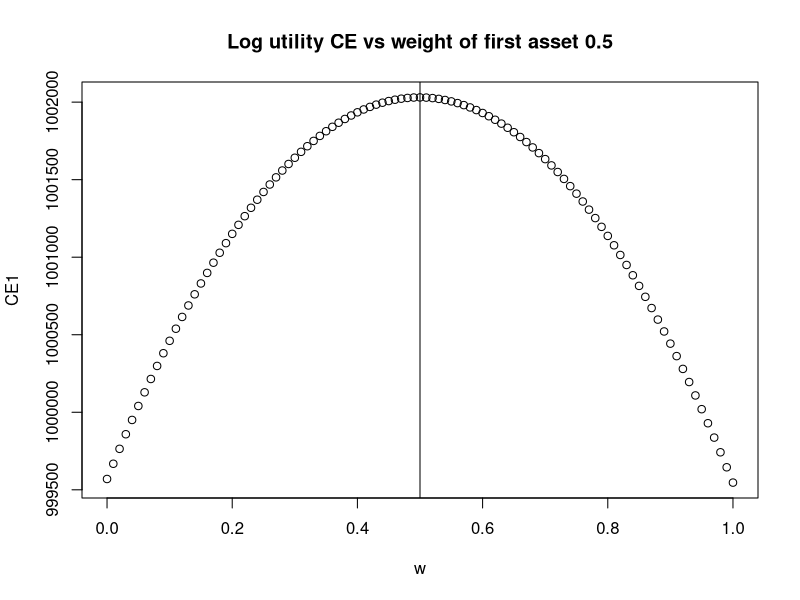
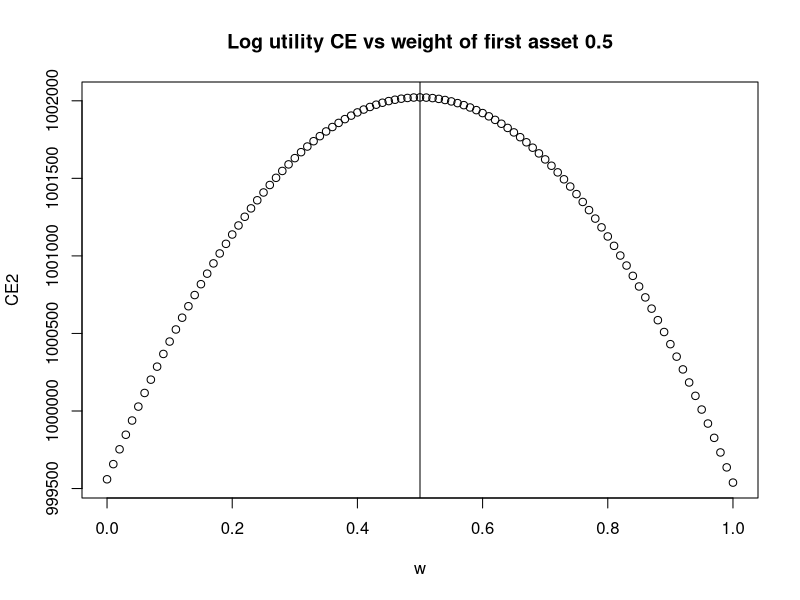
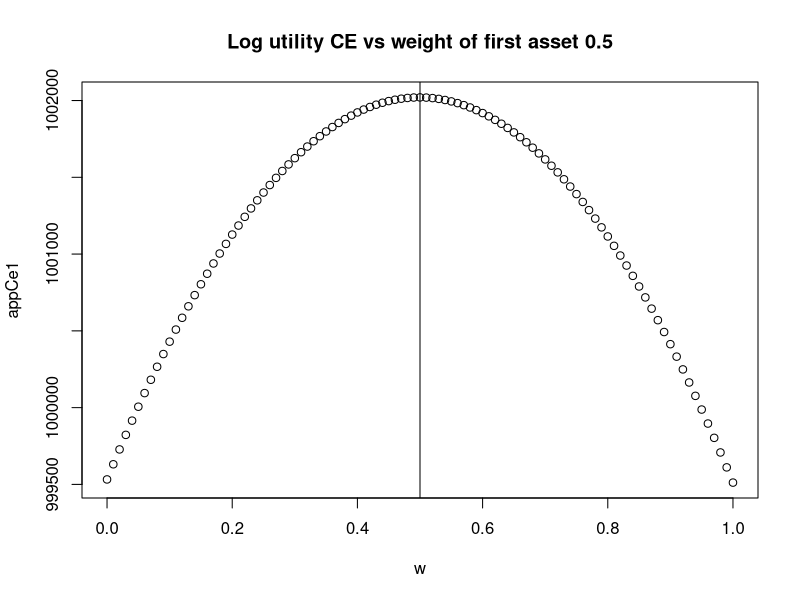
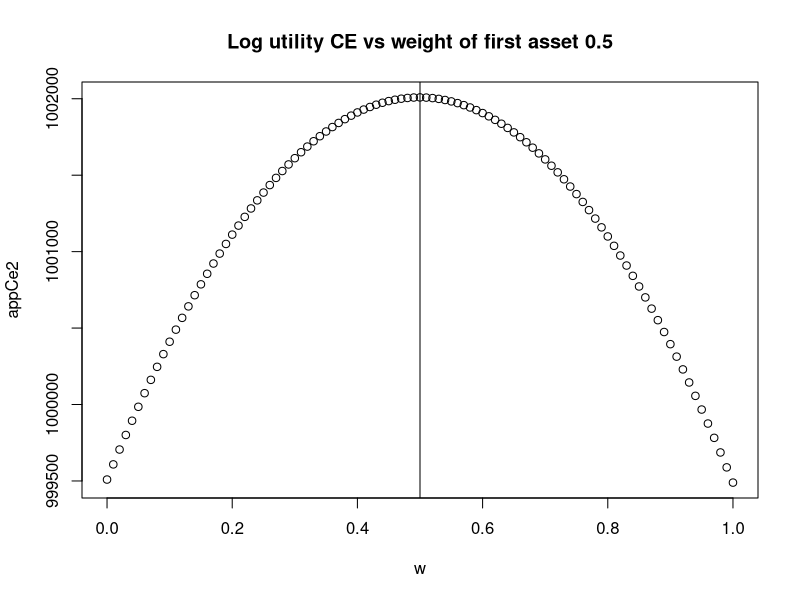
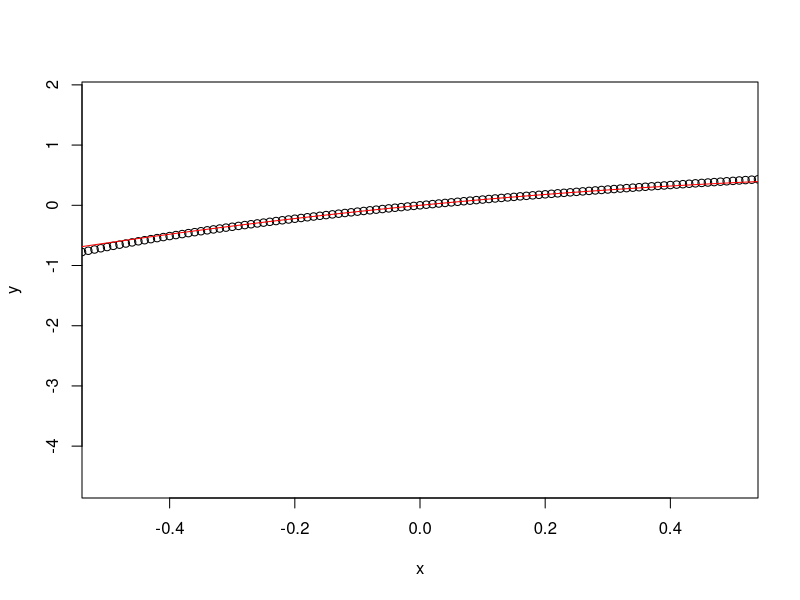
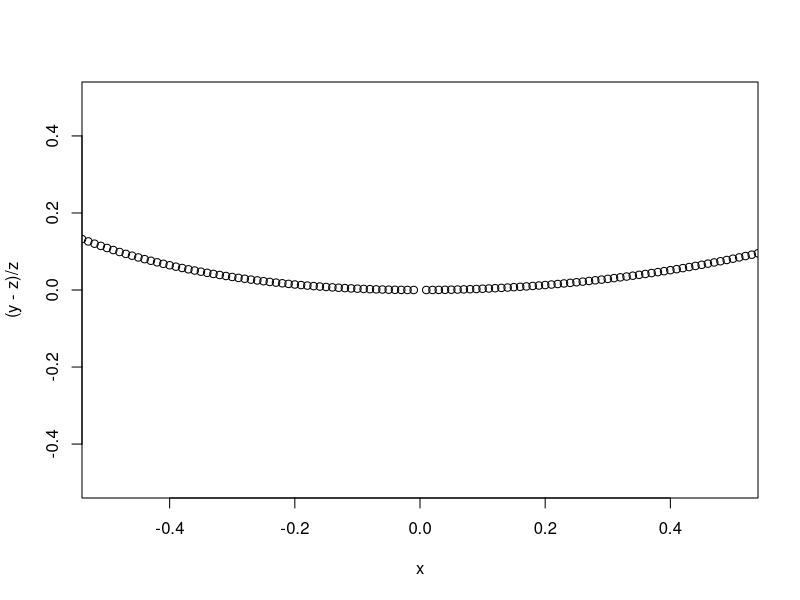
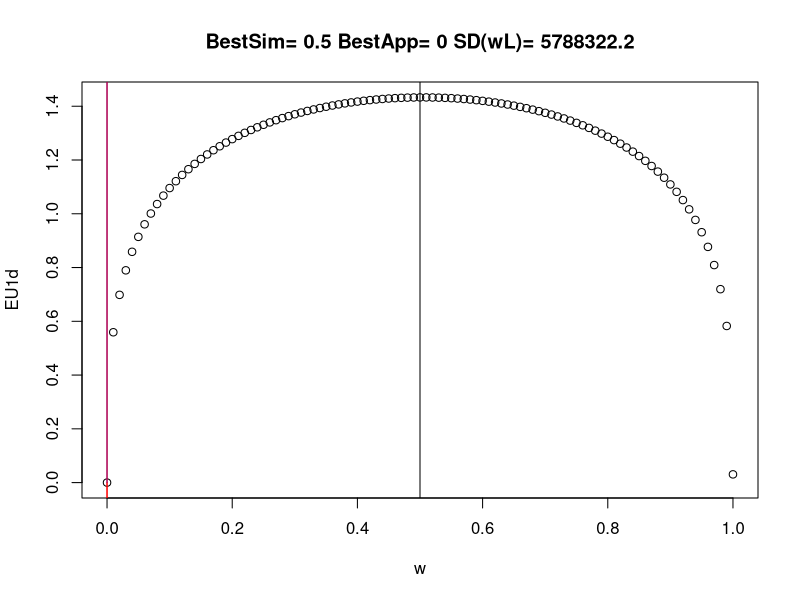
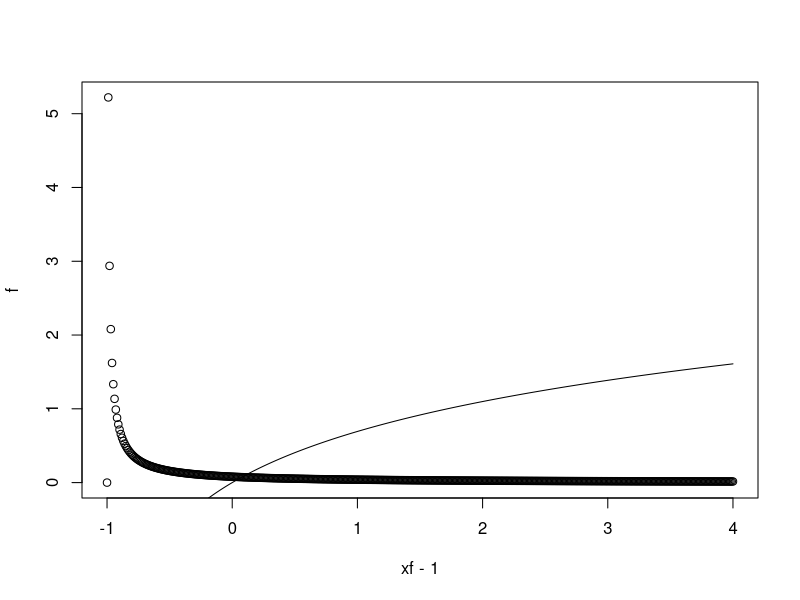

The R script that drew these images, in order:
## ---- chunk 1
require(MASS)
Cm    = matrix(c(1,0.0,0.0,1),2,2)
Sigma = c(0.1,0.1)
V = Cm*Sigma*rep(Sigma,each=nrow(Cm)) # cov2cor
Mu= c(0,0)
R = mvrnorm(n=50000,Mu,V)
P0 = 100 # both stocks with same initial price
P  = P0*exp(R)
#P[,1] = P0
## ---- chunk 2
e = eigen(V)
print(e)
## ---- chunk 3
AUM_i = 1e6

w  = seq(0,1,by = 0.01)
N1 = w*AUM_i/P0  # number of shares
N2 = (1-w)*AUM_i/P0
N = cbind(N1,N2)
# Next calculate the final AUM for each state in nature
# Down the rows we have final AUM for different nature state
# The col are for different w. First col is for 1,0 .... all the way to 0,1
AUM_f = apply(N,1,function(z,P){rowSums(sweep(x = P,MARGIN = 2,STATS = z,FUN = "*"))},P=P)
## ---- chunk 4
U1  = log(AUM_f)
Eu1 = colMeans(U1) # average over all the possible universes... so E[U(phi_{alpha})]
CE1 = exp(Eu1) # in units of $
gamma = AUM_i# risk aversion in $
U2 = -1*exp(-AUM_f/gamma)
Eu2 = colMeans(U2)
CE2 = -1*gamma*log(-1*Eu2)
mx1 = which.max(CE1)
plot(w,CE1,main = paste("Log utility CE vs weight of first asset",w[mx1]))
abline(v = w[mx1])
mx2 = which.max(CE2)
plot(w,CE2,main = paste("Log utility CE vs weight of first asset",w[mx2]))
abline(v = w[mx2])
## ---- chunk 5
Ephi = colMeans(AUM_f)
Vphi = apply(AUM_f,2,var)
Alog = 1/Ephi
Aexp = 1/gamma
appCe1 = Ephi-(Alog/2)*Vphi 
appCe2 = Ephi-(Aexp/2)*Vphi
mx1 = which.max(appCe1)
plot(w,appCe1,main = paste("Log utility CE vs weight of first asset",w[mx1]))
abline(v = w[mx1])
mx2 = which.max(appCe2)
plot(w,appCe2,main = paste("Log utility CE vs weight of first asset",w[mx2]))
abline(v = w[mx2])

## ---- chunk 6
x = seq(-5,5,0.01)
y = log(1+x)
z = x-0.5*x^2
plot(x,y,xlim = c(-0.5,0.5));lines(x,z,col="red")
plot(x,(y-z)/z,xlim=c(-0.5,0.5),ylim=c(-0.5,0.5))
## ---- chunk 7
# Log normal?
Mu1d = 0
Sig1d = 5
rg = rnorm(n = 50000,mean = Mu1d,sd = Sig1d)
s  = exp(rg)  # Indeed log normal: this is the distribution of P(t)/P(0) 
#s1 = rlnorm(n=10000,meanlog = 0,sdlog = 0.1)
L = as.matrix(s-1)  # Linear returns
wL = apply(as.matrix(w),1,function(z,L){rowSums(sweep(x = L,MARGIN = 2,STATS = z,FUN = "*"))},L=L)
U1d = log(1+wL)
EU1d = colMeans(U1d)
mx1 = which.max(EU1d)
EU1dApp = colMeans(wL)-colMeans(wL*wL)/2
EU1dApp2 = colMeans(wL)-colMeans(wL*wL)/2 + colMeans(wL*wL*wL)/3
wOpt = round(mean(L)/mean(L^2),2)
plot(w,EU1d,main=paste("BestSim=",w[mx1],"BestApp=",wOpt,"SD(wL)=",round(sd(wL),1)));lines(w,EU1dApp,col="red")
lines(w,EU1dApp2,col="blue")
abline(v = wOpt,col="red")
abline(v = w[mx1])
sig2 = Sig1d^2;
thMu = exp(Mu1d+sig2/2)-1
thSig= exp(Mu1d+sig2/2)*sqrt(exp(sig2)-1)
thS2 =(thSig^2)+((thMu+1)^2)
thL2 = thS2-2*(thMu+1)+1  # GOOD thMu/thL2 is the approx alloc
xf = seq(0,5,0.01)
f = dlnorm(xf,meanlog = 0,sdlog = 5)
plot(xf-1,f);lines(xf[-1]-1,log(xf[-1]))
## ---- chunk 8

logNL <- function(x,mu,sigma){
  y = 1+x
  a = 1/(y)
  b = (log(y)-mu)^2
  cnst = sqrt(2*pi)*sigma
  return(exp(-b/(2*sigma*sigma))/(y*cnst))
}

mu = 0
sig = 0.9
dx = 0.01
xMax = 5000
x = seq(-0.999,xMax,dx)
#plot(x,logNL(x,mu,sig));lines(x,dlnorm(x+1,meanlog = mu,sdlog = sig))
iTest1 = sum(logNL(x,mu,sig)*dx)
print(iTest1)
iTest2 = sum(log(0.1*x+1)*logNL(x,mu,sig)*dx)
print(iTest2)
myInt = sapply(w,function(k){sum(log(k*x+1)*logNL(x,mu,sig)*dx)})
plot(w,myInt)
myInt2 = sapply(w,function(k){sum(-1*exp(-1*(k*x+1))*logNL(x,mu,sig)*dx)})
plot(w,myInt2)
